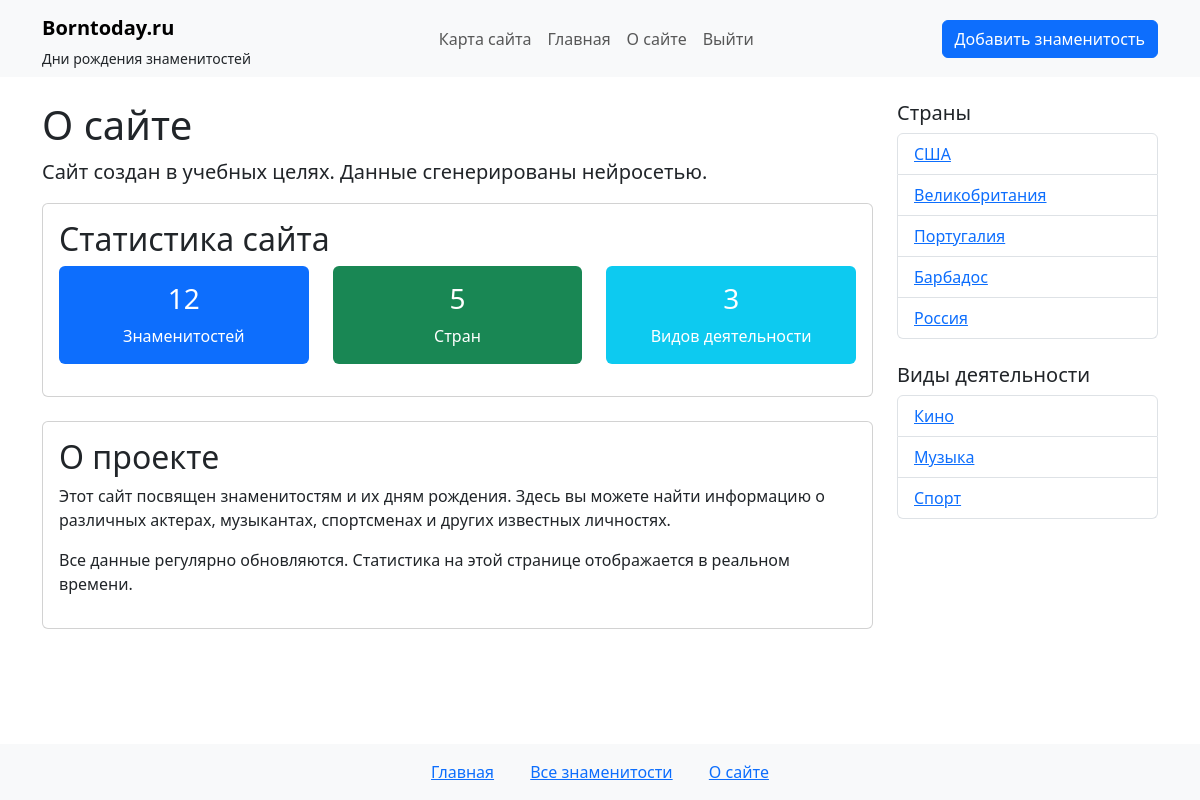
The page /about/ (signed in) on the database its author committed.
### people/models.py (models this page shows, shortened)
class Country(models.Model):
   name = models.CharField(max_length=100, verbose_name="Название страны")  # Название страны
   slug = models.SlugField(max_length=255, unique=True, blank=True, db_index=True, verbose_name="URL")

class Category(models.Model):
   title = models.CharField(max_length=100, verbose_name="Название категории")  # Название категории
   slug = models.SlugField(max_length=255, blank=True, db_index=True, verbose_name="URL")

### people/views.py (the view)
# urls.py: path('about/', views.about, name='about'),
def about(request):
    stats = {
        'stars_count': Star.objects.filter(is_published=True).count(),
        'countries_count': Country.objects.count(),
        'categories_count': Category.objects.count(),
    }
    countries = Country.objects.all()
    categories = Category.objects.all()
    context = {
        'title': 'О сайте',
        'description': 'Сайт создан в учебных целях. Данные сгенерированы нейросетью.',
        'stats': stats,
        'star_countries': countries,
        'star_categories': categories,
    }
    return render(request, 'people/about.html', context)

### people/templates/people/about.html (shortened to what this page needs)
{% extends 'people/base.html' %}
{% block content %}
<div class="row">
    <div class="col-md-12">
        <h1>{{ title }}</h1>
        <p class="lead">{{ description }}</p>
        <div class="card mb-4">
            <div class="card-body">
                <h2 class="card-title">Статистика сайта</h2>
                <div class="row text-center">
                    <div class="col-md-4">
                        <div class="stat-card bg-primary text-white p-3 rounded mb-3">
                            <h3>{{ stats.stars_count }}</h3>
                            <p class="mb-0">Знаменитостей</p>
                        </div>
                    </div>
                    <div class="col-md-4">
                        <div class="stat-card bg-success text-white p-3 rounded mb-3">
                            <h3>{{ stats.countries_count }}</h3>
                            <p class="mb-0">Стран</p>
                        </div>
                    </div>
                    <div class="col-md-4">
                        <div class="stat-card bg-info text-white p-3 rounded mb-3">
                            <h3>{{ stats.categories_count }}</h3>
                            <p class="mb-0">Видов деятельности</p>
                        </div>
                    </div>
                </div>
            </div>
        </div>
        <div class="card">
            <div class="card-body">
                <h2 class="card-title">О проекте</h2>
                <p>Этот сайт посвящен знаменитостям и их дням рождения. Здесь вы можете найти информацию о различных актерах, музыкантах, спортсменах и других известных личностях.</p>
                <p>Все данные регулярно обновляются. Статистика на этой странице отображается в реальном времени.</p>
            </div>
        </div>
    </div>
</div>
{% endblock %}

### people/templates/people/sidebar.html
<div class="col-md-3">
  <h5>Страны</h5>
  <ul class="list-group mb-4">
    {% for country in star_countries %}
    <li class="list-group-item">
      <a href="{% url 'stars_by_country' country.slug %}">{{ country.name }}</a>
    </li>
    {% endfor %}
  </ul>
  <h5>Виды деятельности</h5>
  <ul class="list-group">
    {% for cat in star_categories %}
    <li class="list-group-item">
      <a href="{% url 'stars_by_category' cat.slug %}">{{ cat.title }}</a>
    </li>
    {% endfor %}
  </ul>
</div>

### people/templates/people/base.html (style rules this page uses)
body { display: flex; flex-direction: column; min-height: 100vh; }

### rows shown on the page
Country: name "США"
Country: name "Великобритания"
Country: name "Португалия"
Country: name "Барбадос"
Country: name "Россия"
Category: title "Кино"
Category: title "Музыка"
Category: title "Спорт"

### other values the page prints
{{ title }} "О сайте"
{{ description }} "Сайт создан в учебных целях. Данные сгенерированы нейросетью."
{{ stats.stars_count }} "12"
{{ stats.countries_count }} "5"
{{ stats.categories_count }} "3"
